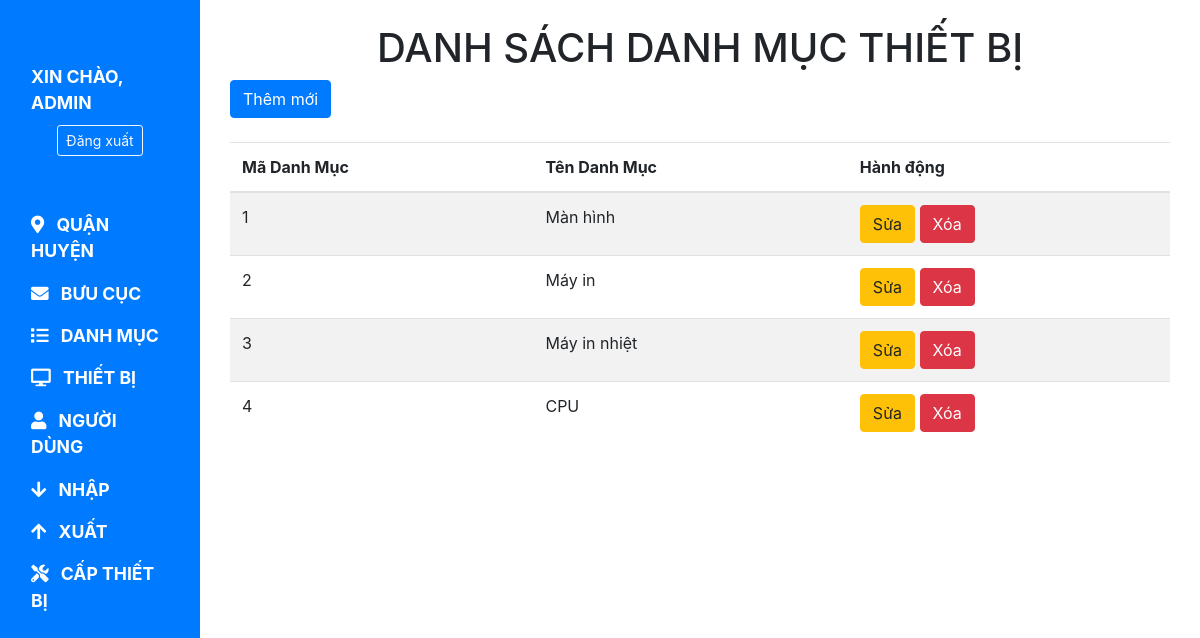
The app's page /public/views/danh_muc_thiet_bi.php (signed in) with its own data.
### tables this page shows
CREATE TABLE danh_muc_thiet_bi (  
    ma_danh_muc INT AUTO_INCREMENT PRIMARY KEY,
    ten_danh_muc VARCHAR(100) NOT NULL
);

### public/dao/danh_muc_thiet_bi_dao.php (called while the page is built, shortened)
<?php
include 'db.php';
function getAllDanhMucThietBi() {
    global $conn;
    try {
        $stmt = $conn->prepare("SELECT * FROM danh_muc_thiet_bi");
        $stmt->execute();
        return $stmt->fetchAll(PDO::FETCH_ASSOC);
    } catch (PDOException $e) {
        echo "Error: " . $e->getMessage();
        return [];
    }
}
?>

### public/views/danh_muc_thiet_bi.php (the view, shortened to what this page needs)
<?php
include '../dao/danh_muc_thiet_bi_dao.php';
$danhMucThietBiList = getAllDanhMucThietBi();
?>
<?php include 'header.php'; ?>
<div class="container">
    <h1 class="mt-4 text-uppercase text-center">Danh sách Danh Mục Thiết Bị</h1>
    <button type="button" class="btn btn-primary" data-toggle="modal" data-target="#addModal">Thêm mới</button>
    <table class="table table-striped mt-4">
        <thead>
            <tr>
                <th>Mã Danh Mục</th>
                <th>Tên Danh Mục</th>
                <th>Hành động</th>
            </tr>
        </thead>
        <tbody>
            <?php foreach ($danhMucThietBiList as $danhMuc): ?>
            <tr>
                <td><?php echo $danhMuc['ma_danh_muc']; ?></td>
                <td><?php echo $danhMuc['ten_danh_muc']; ?></td>
                <td>
                    <button type="button" class="btn btn-warning" data-toggle="modal" data-target="#updateModal" data-ma_danh_muc="<?php echo $danhMuc['ma_danh_muc']; ?>" data-ten_danh_muc="<?php echo $danhMuc['ten_danh_muc']; ?>">Sửa</button>
                    <button type="button" class="btn btn-danger" data-toggle="modal" data-target="#deleteModal" data-ma_danh_muc="<?php echo $danhMuc['ma_danh_muc']; ?>">Xóa</button>
                </td>
            </tr>
            <?php endforeach; ?>
        </tbody>
    </table>
</div>
<?php include 'footer.php'; ?>

### records on screen
danh_muc_thiet_bi: ma_danh_muc "1", ten_danh_muc "Màn hình"
danh_muc_thiet_bi: ma_danh_muc "2", ten_danh_muc "Máy in"
danh_muc_thiet_bi: ma_danh_muc "3", ten_danh_muc "Máy in nhiệt"
danh_muc_thiet_bi: ma_danh_muc "4", ten_danh_muc "CPU"

### other values on screen
$ten_nguoi_dung "ADMIN"
